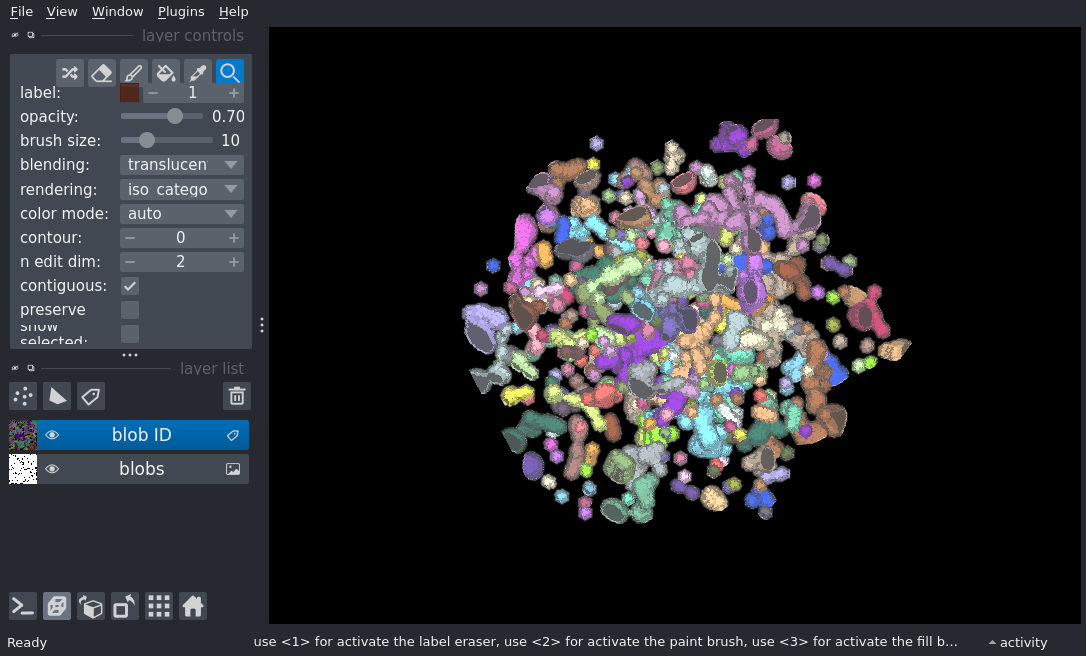
#> input picture _images/3d_rotating.png, 1086 x 656 px
$ python -i func_filters.py   (imports and definitions only)
#> lines starting #> are read from the running program, lines starting #| are printed output that depends on the picture; after the words box and inside, x2 and y2 are one past the last pixel; in counts of white or black regions, pixels touching at a corner belong together
import napari

import numpy as np
from scipy import ndimage as ndi
from skimage.filters import threshold_otsu as sk_threshold_otsu, gaussian, sobel
from skimage.segmentation import watershed
from skimage.feature import peak_local_max
from skimage.morphology import binary_opening
from skimage.measure import label
from skimage.morphology import local_maxima, local_minima
from skimage.restoration import rolling_ball
from skimage.measure import regionprops, marching_cubes, mesh_surface_area
from skimage.segmentation import relabel_sequential
from skimage.segmentation import clear_border
from skimage.segmentation import expand_labels as sk_expand_labels
from skimage import filters
import scipy
from scipy import ndimage

# [340 lines left out: functions _sobel_3d, split_touching_objects, threshold_otsu, threshold_yen, threshold_isodata, threshold_li and 21 more, not called in this run]


def local_minima_seeded_watershed(image:"napari.types.ImageData", spot_sigma: float = 10, outline_sigma: float = 0) -> "napari.types.LabelsData":
    """
    Segment cells in images with fluorescently marked membranes.
    The two sigma parameters allow tuning the segmentation result. The first sigma controls how close detected cells
    can be (spot_sigma) and the second controls how precise segmented objects are outlined (outline_sigma). Under the
    hood, this filter applies two Gaussian blurs, local minima detection and a seeded watershed.
    """

    image = np.asarray(image)

    spot_blurred = gaussian(image, sigma=spot_sigma)

    spots = label(local_minima(spot_blurred))

    if outline_sigma == spot_sigma:
        outline_blurred = spot_blurred
    else:
        outline_blurred = gaussian(image, sigma=outline_sigma)

    return watershed(outline_blurred, spots)


def thresholded_local_minima_seeded_watershed(image:"napari.types.ImageData", spot_sigma: float = 3, outline_sigma: float = 0, minimum_intensity: float = 500) -> "napari.types.LabelsData":
    """
    Segment cells in images with marked membranes that have a high signal intensity.
    The two sigma parameters allow tuning the segmentation result. The first sigma controls how close detected cells
    can be (spot_sigma) and the second controls how precise segmented objects are outlined (outline_sigma). Under the
    hood, this filter applies two Gaussian blurs, local minima detection and a seeded watershed.
    Afterwards, all objects are removed that have an average intensity below a given minimum_intensity
    """
    labels = local_minima_seeded_watershed(image, spot_sigma=spot_sigma, outline_sigma=outline_sigma)

    # measure intensities
    stats = regionprops(labels, image)
    intensities = [r.mean_intensity for r in stats]

    # filter labels with low intensity
    new_label_indices, _, _ = relabel_sequential((np.asarray(intensities) > minimum_intensity) * np.arange(labels.max()))
    new_label_indices = np.insert(new_label_indices, 0, 0)
    new_labels = np.take(np.asarray(new_label_indices, np.uint32), labels)

    return new_labels

def sum_images(image1: "napari.types.ImageData", image2: "napari.types.ImageData", factor1: float = 1, factor2: float = 1) -> "napari.types.ImageData":
    """Add two images"""
    return image1 * factor1 + image2 * factor2


def multiply_images(image1: "napari.types.ImageData", image2: "napari.types.ImageData") -> "napari.types.ImageData":
    """Multiply two images"""
    return image1 * image2


def divide_images(image1: "napari.types.ImageData", image2: "napari.types.ImageData") -> "napari.types.ImageData":
    """Divide one image by another"""
    return image1 / image2


# [107 lines left out: functions invert_image, skeletonize, Manually_merge_labels, Manually_split_labels, wireframe, butterworth, not called in this run]


def extract_slice(image:"napari.types.ImageData", slice_index:int = 0, axis:int = 0) -> "napari.types.ImageData":
    """Extract (take) a slice from a stack."""
    return np.take(image, slice_index, axis=axis)

>>> import cv2
>>> picture = cv2.imread('../_images/3d_rotating.png', cv2.IMREAD_GRAYSCALE)
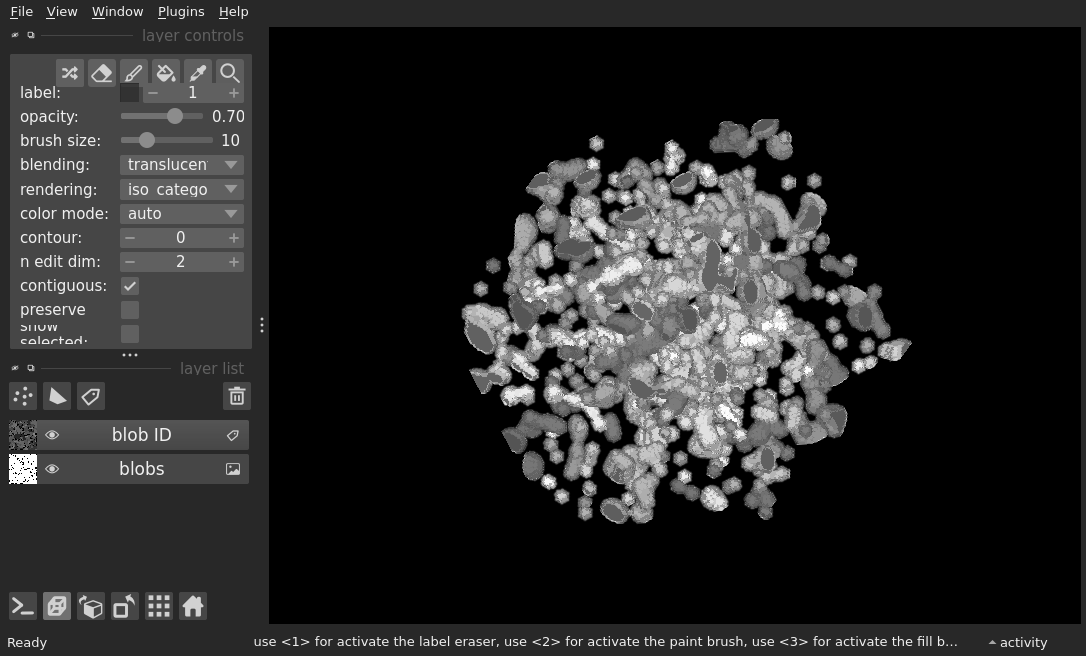
#> picture: shape (656, 1086); min 0, max 255, mean 38.7
>>> result = thresholded_local_minima_seeded_watershed(picture)
#> in local_minima_seeded_watershed, `spot_blurred = gaussian(image, sigma=spot_sigma)`:
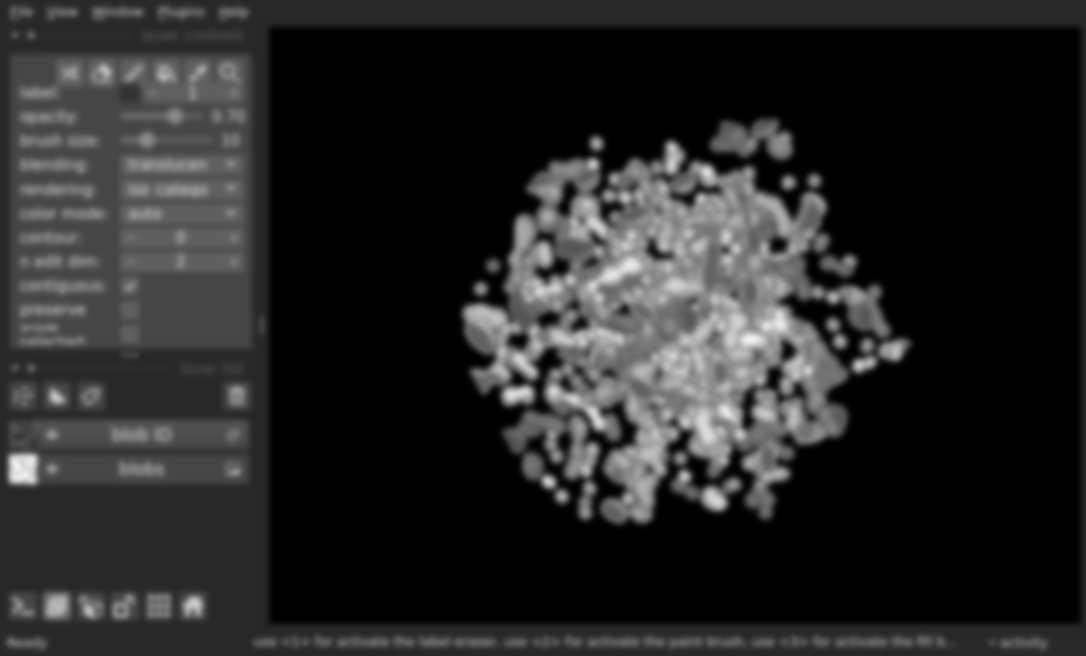
#> spot_blurred: shape (656, 1086) float64; min 0, max 0.948, mean 0.152
#> in local_minima_seeded_watershed, `spots = label(local_minima(spot_blurred))`:
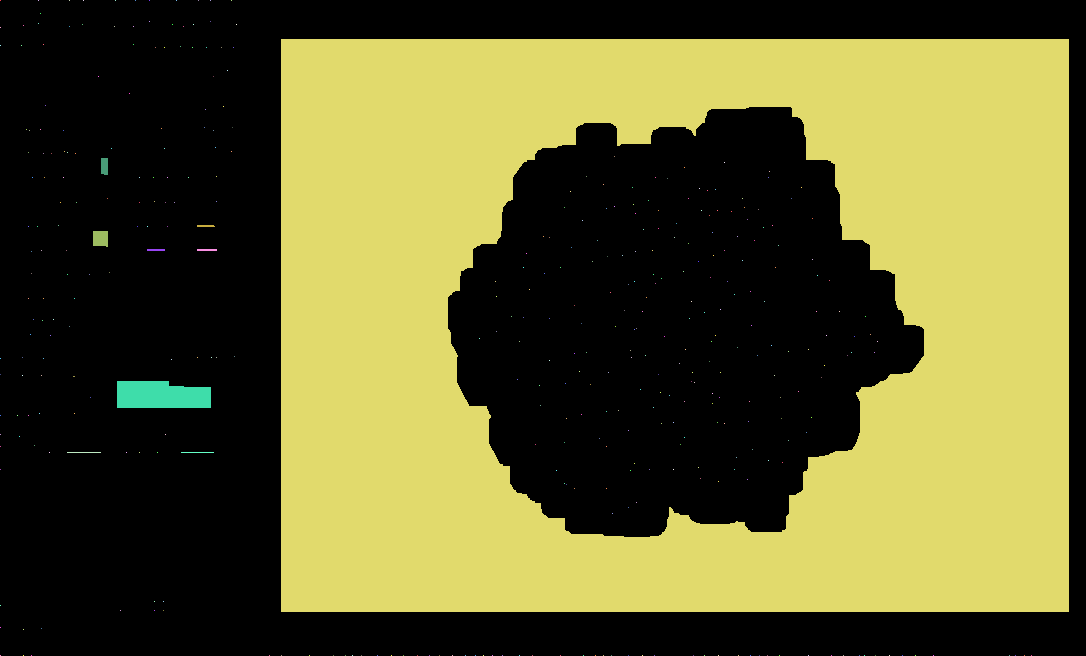
#> spots: shape (656, 1086) int32; 394 distinct labels, from 0 to 393; one colour per label, 0 black
#> in local_minima_seeded_watershed, `return watershed(outline_blurred, spots)`:
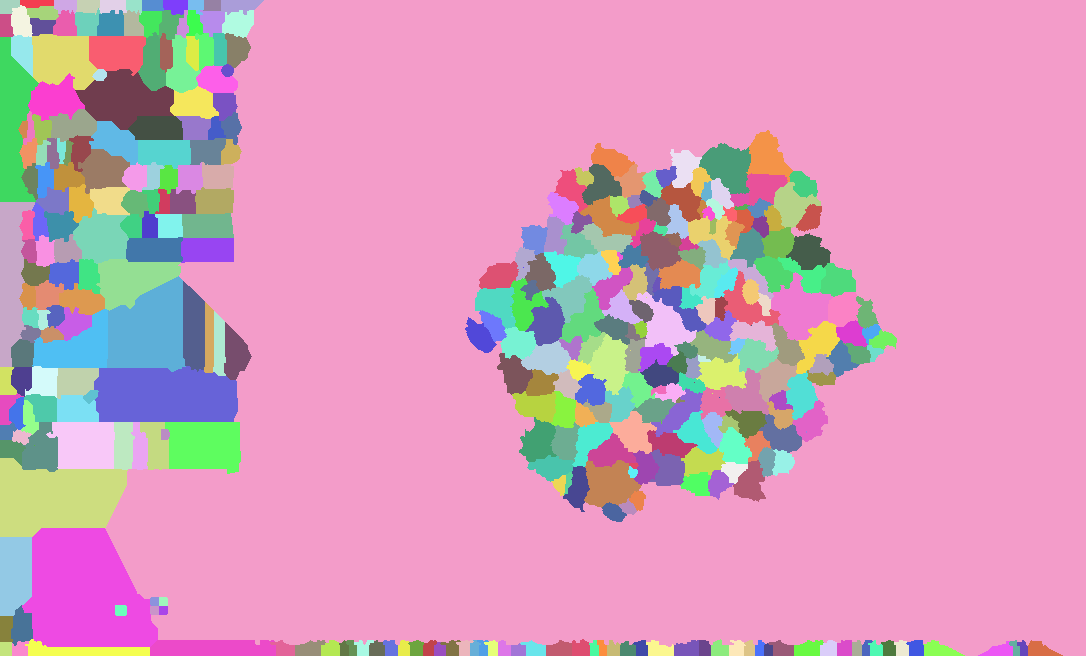
#> returned value: shape (656, 1086) int32; 393 distinct labels, from 1 to 393; one colour per label, 0 black
#> in thresholded_local_minima_seeded_watershed, `stats = regionprops(labels, image)`: stats = 393 regions; largest, box (x1, y1, x2, y2) and area: (105, 0, 1086, 656) 458416, (22, 528, 158, 647) 12135, (0, 458, 128, 537) 7528, (94, 366, 238, 422) 7254, (107, 276, 186, 372) 5614
#> in thresholded_local_minima_seeded_watershed, `intensities = [r.mean_intensity for r in stats]`: intensities = 393 values, max 187.2 at index 216, min 11.65 at index 25, mean 95.96
#> in thresholded_local_minima_seeded_watershed, `new_label_indices, _, _ = relabel_sequential((np.asarray(intensities) ..`: new_label_indices = 393 values from 0 to 0
#> in thresholded_local_minima_seeded_watershed, `new_label_indices = np.insert(new_label_indices, 0, 0)`: new_label_indices = 394 values from 0 to 0
#> in thresholded_local_minima_seeded_watershed, `new_labels = np.take(np.asarray(new_label_indices, np.uint32), labels)`: new_labels: shape (656, 1086) uint32; every value is 0

$ run again, on _images/astronaut_viewer.png
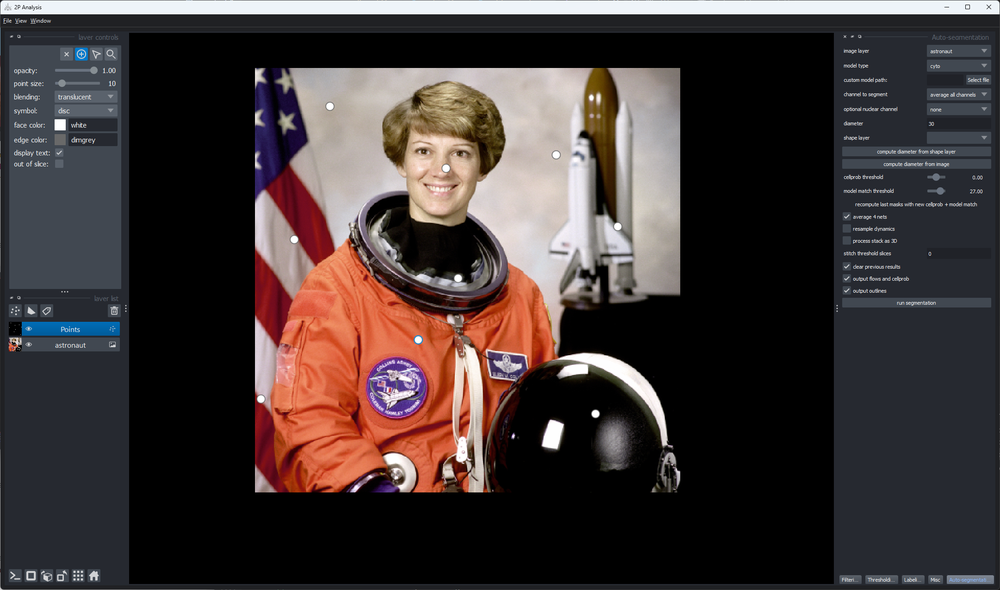
#> input picture _images/astronaut_viewer.png, 1000 x 590 px, shrunk from 2161 x 1276 before the run
#> in local_minima_seeded_watershed, `spots = label(local_minima(spot_blurred))`:
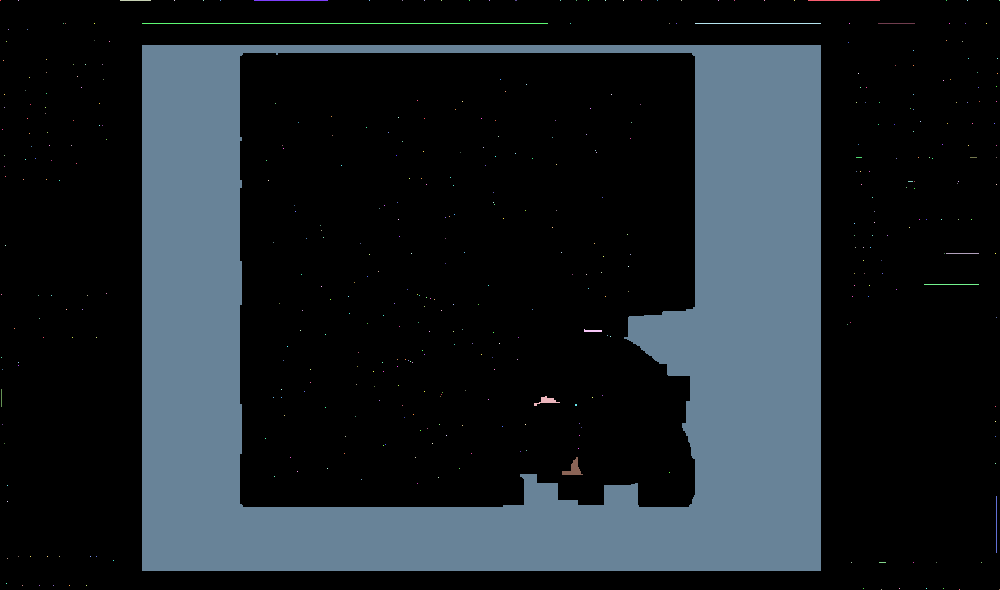
#> spots: shape (590, 1000) int32; 435 distinct labels, from 0 to 434; one colour per label, 0 black
#> in local_minima_seeded_watershed, `return watershed(outline_blurred, spots)`:
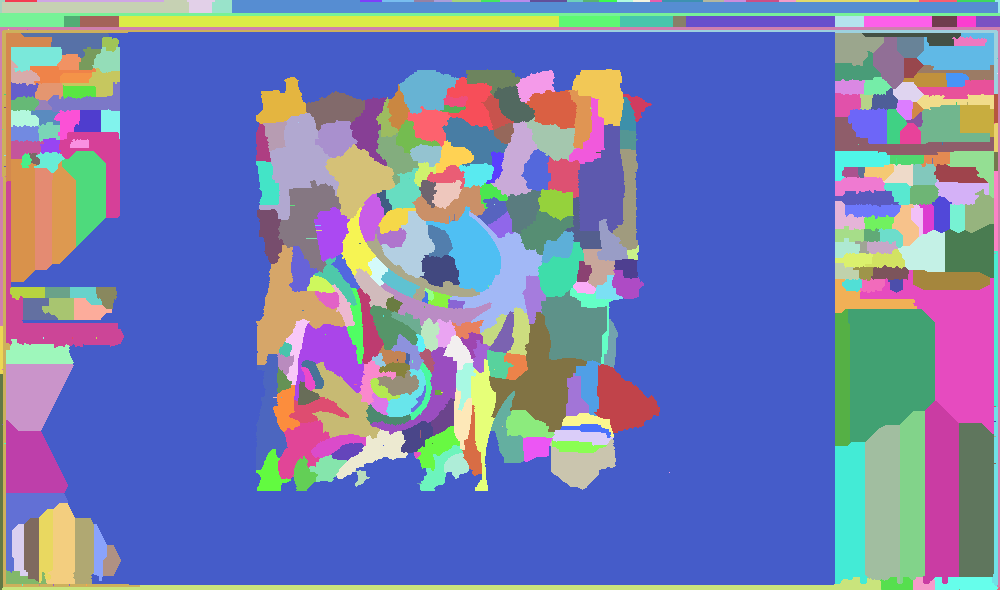
#> returned value: shape (590, 1000) int32; 434 distinct labels, from 1 to 434; one colour per label, 0 black
#> stats = 434 regions; largest, box (x1, y1, x2, y2) and area: (11, 32, 835, 585) 265935, (848, 309, 935, 443) 9759, (860, 270, 994, 434) 8882, (232, 0, 998, 13) 8682, (923, 401, 959, 584) 5789
#> intensities = 434 values, max 240.3 at index 6, min 5.2 at index 361, mean 94.04
#> in thresholded_local_minima_seeded_watershed, `new_label_indices, _, _ = relabel_sequential((np.asarray(intensities) ..`: new_label_indices = 434 values from 0 to 0
#> in thresholded_local_minima_seeded_watershed, `new_label_indices = np.insert(new_label_indices, 0, 0)`: new_label_indices = 435 values from 0 to 0
#> new_labels: shape (590, 1000) uint32; every value is 0
